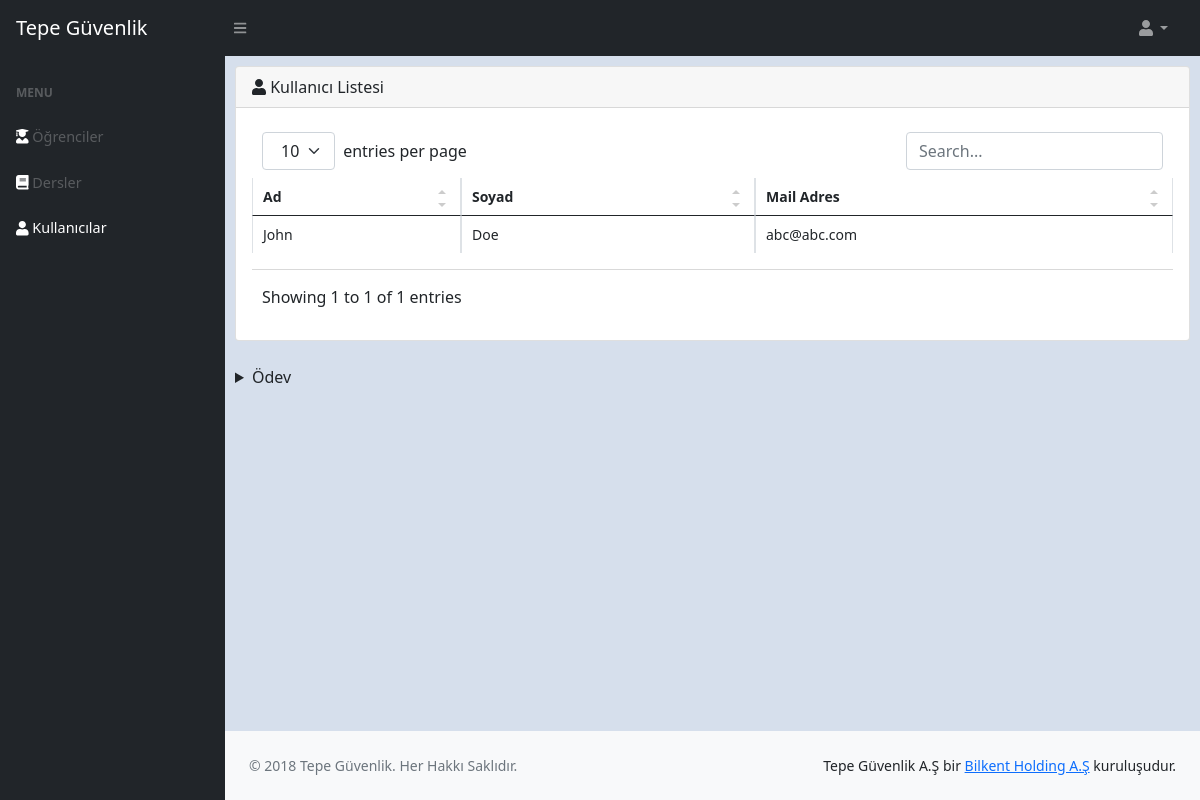
Screenshot of /index.php/users with the database file from the repository.
### tables this page shows
CREATE TABLE `users` (
  `id` int(10) NOT NULL,
  `email` varchar(50) NOT NULL,
  `password` varchar(50) NOT NULL,
  `user_name` varchar(50) NOT NULL,
  `user_surname` varchar(50) NOT NULL
);

### application/controllers/Users.php (called while the page is built, shortened)
<?php
class Users extends CI_Controller
{
    public function __construct()
    {
        $this->load->model('Main_model');
    }
    public function index()
    {
        $data = array();
        $data_content = array();
        $data_content['users'] = $this->Main_model->get_all_users();
        $data['content'] = $this->load->view('users', $data_content, true);
        $data['selected'] = 'users';
        $this->load->helper('url');
        $this->load->view('includes/header');
        $this->load->view('includes/sidebar', $data);
        $this->load->view('includes/footer');
    }
}

### index.php (called while the page is built, shortened)
<?php
require_once BASEPATH.'core/CodeIgniter.php';

### application/models/Main_model.php (called while the page is built, shortened)
<?php if (!defined('BASEPATH')) exit('No direct script access allowed');
class Main_model extends CI_Model
{
    function get_all_users()
    {
        $query = $this->db->get('users');
        return $query->result();
    }
}

### application/views/users.php (the view, shortened to what this page needs)
<main class="main-margin">
    <div class="card mb-4">
        <div class="card-header">
            <i class="fa fa-user"></i>
            Kullanıcı Listesi
        </div>
        <div class="card-body">
            <table id="datatablesSimple">
                <thead>
                    <tr>
                        <th>Ad</th>
                        <th>Soyad</th>
                        <th>Mail Adres</th>
                    </tr>
                </thead>
                <tbody>
                    <?php foreach ($users as $user) { ?>
                    <tr>
                        <td style="min-width: 30%;" important!><?php echo $user->user_name; ?></td>
                        <td style="min-width: 30%;" important!><?php echo $user->user_surname; ?></td>
                        <td style="min-width: 30%;" important!><?php echo $user->email; ?></td>
                    </tr>
                    <?php } ?>
                </tbody>
            </table>
        </div>
    </div>
    <details style="margin-bottom: 40px;">
        <summary>Ödev</summary>
    </details>
</main>

### assets/ext-assets/css/table.css (style rules this page uses)
.dataTable-table { max-width: 100%; width: 100%; border-spacing: 0; border-collapse: separate; }
.dataTable-table > tbody > tr > td, .dataTable-table > tbody > tr > th, .dataTable-table > tfoot > tr > td, .dataTable-table > tfoot > tr > th, .dataTable-table > thead > tr > td, .dataTable-table > thead > tr > th { vertical-align: top; padding: 8px 10px; }
.dataTable-table > thead > tr > th { vertical-align: bottom; text-align: left; border-bottom: 1px solid #d9d9d9; }
.dataTable-table th { vertical-align: bottom; text-align: left; }

### assets/css/style.css (style rules this page uses)
.main-margin { margin: 10px 10px 0px 10px; }
body { background: #d6dfec; }

### rows the page displays
users: user_name "John", user_surname "Doe", email "abc@abc.com"
